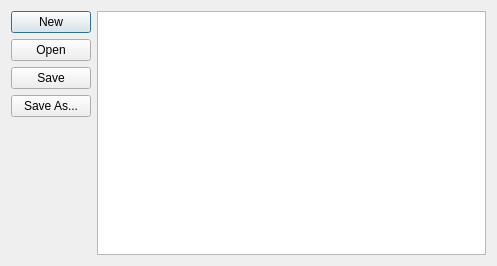
<?xml version="1.0" encoding="UTF-8"?>
<ui version="4.0">
 <class>LuaDialog</class>
 <widget class="QDialog" name="LuaDialog">
  <property name="geometry">
   <rect>
    <x>0</x>
    <y>0</y>
    <width>497</width>
    <height>266</height>
   </rect>
  </property>
  <property name="windowTitle">
   <string>Dialog</string>
  </property>
  <layout class="QGridLayout" name="gridLayout">
   <item row="0" column="0">
    <layout class="QVBoxLayout" name="verticalLayout">
     <item>
      <widget class="QPushButton" name="btnNew">
       <property name="text">
        <string>New</string>
       </property>
      </widget>
     </item>
     <item>
      <widget class="QPushButton" name="btnOpen">
       <property name="text">
        <string>Open</string>
       </property>
      </widget>
     </item>
     <item>
      <widget class="QPushButton" name="btnSave">
       <property name="text">
        <string>Save</string>
       </property>
      </widget>
     </item>
     <item>
      <widget class="QPushButton" name="btnSaveAs">
       <property name="text">
        <string>Save As...</string>
       </property>
      </widget>
     </item>
     <item>
      <widget class="QLabel" name="label">
       <property name="text">
        <string/>
       </property>
      </widget>
     </item>
    </layout>
   </item>
   <item row="0" column="1">
    <widget class="QTextEdit" name="editLua">
     <property name="lineWrapMode">
      <enum>QTextEdit::NoWrap</enum>
     </property>
    </widget>
   </item>
  </layout>
 </widget>
 <resources/>
 <connections/>
</ui>
